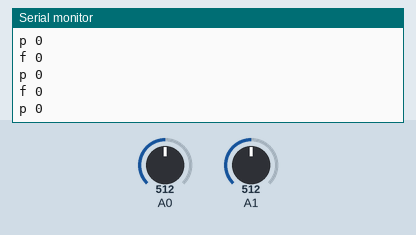
Recording of a sketch running on a simulated Arduino Uno, built with avr-gcc and run on an emulated ATmega328P. Parts: the last lines printed to the serial monitor. Inputs (shaded band) come from the test bench; at power-on: A1 = 512, A0 = 512.

Above: at 2.7 s.
2.8 s: A1 set to 560
At 3.07 s:
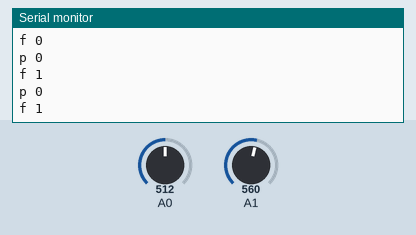
4.3 s: A1 set to 543
At 4.34 s:
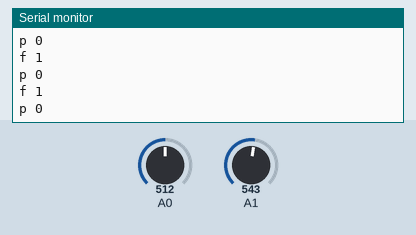

The sketch:

Combined.ino
```cpp
// Orientation: Arrow Centered and pointing away from you
// Wires from left to right: Power, Signal, Ground

int sensorValue = 0;
int adjustedValue = 0;
int angle = 0;

boolean trigger = false;

// the setup routine runs once when you press reset:
void setup() {
  // initialize serial communication at 9600 bits per second:
  Serial.begin(9600);
}

// the loop routine runs over and over again forever:
void loop() {

// Turning Mechanism
  // read the input on analog pin 0:
  sensorValue = analogRead(A0);
//  Serial.println(sensorValue);

  // Mapping from raw sensor values to angles
  adjustedValue = -0.2635*sensorValue + 135;
//  Serial.println(adjustedValue);

  // Eliminating extra potentiometer range past 180 degrees of motion
  if (adjustedValue < -90){
    angle = -90;
  }
  else if (adjustedValue > 90) {
    angle = 90;
  }
  else {
    angle = adjustedValue;
  }

//Firing Mechanism
  // read the input on analog pin 0:
  int sensorValueX = analogRead(A1);
  if (sensorValueX > 550){
    trigger = true;
    Serial.print("f ");
    Serial.println(trigger);
    delay(100);
  }
  else {
    trigger = false;
    Serial.print("f ");
    Serial.println(trigger);

  }

//  Serial.print("f ");
//  Serial.println(trigger);
  Serial.print("p ");
  Serial.println(angle);
  delay(95);


}
```

Measured:
- the behaviour switches between 551 and 550 on A1 (found by bisection; images 1 and 2)
- after the input at 2.8 s, the serial monitor: prints a new line after 0.06 s (image 1)
